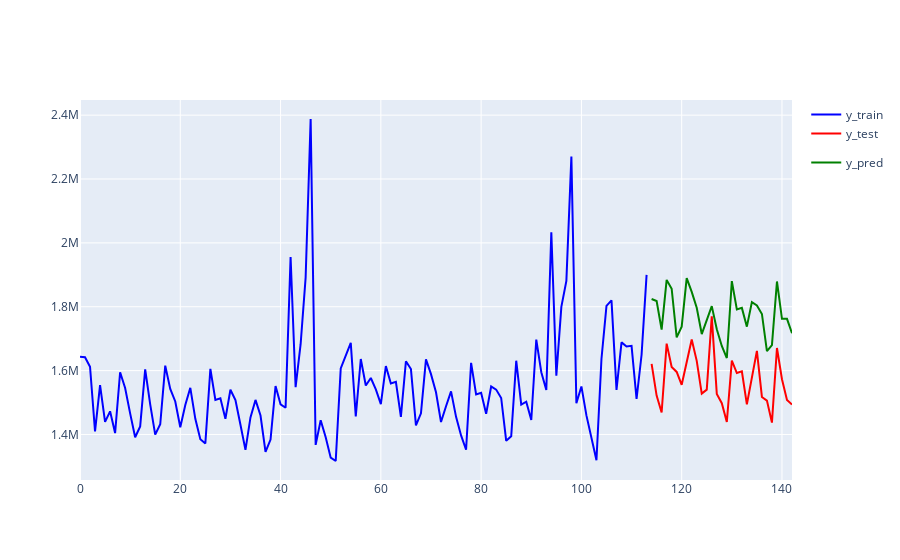

Write notebook code for a chart like this one.
### Code cell
y_pred = res.forecast(len(y_test))
plot_ys(y_train, y_test, y_pred, labels=["y_train", "y_test", "y_pred"])
mape_loss(y_test, y_pred)
